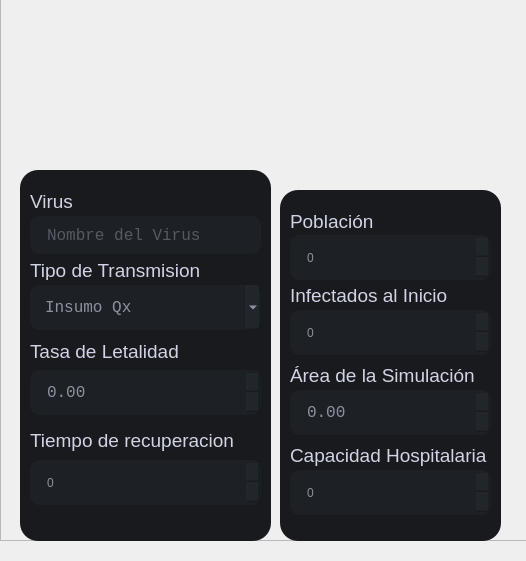
<?xml version="1.0" encoding="UTF-8"?>
<ui version="4.0">
 <class>Frame</class>
 <widget class="QFrame" name="Frame">
  <property name="geometry">
   <rect>
    <x>0</x>
    <y>0</y>
    <width>526</width>
    <height>561</height>
   </rect>
  </property>
  <property name="windowTitle">
   <string>Frame</string>
  </property>
  <widget class="QFrame" name="frame">
   <property name="geometry">
    <rect>
     <x>0</x>
     <y>-10</y>
     <width>541</width>
     <height>551</height>
    </rect>
   </property>
   <property name="frameShape">
    <enum>QFrame::Shape::StyledPanel</enum>
   </property>
   <property name="frameShadow">
    <enum>QFrame::Shadow::Raised</enum>
   </property>
   <widget class="QFrame" name="frame_6">
    <property name="geometry">
     <rect>
      <x>20</x>
      <y>180</y>
      <width>251</width>
      <height>371</height>
     </rect>
    </property>
    <property name="styleSheet">
     <string notr="true">background-color: rgb(24, 26, 30);
border: 0px;
border-radius: 18px;
</string>
    </property>
    <property name="frameShape">
     <enum>QFrame::Shape::StyledPanel</enum>
    </property>
    <property name="frameShadow">
     <enum>QFrame::Shadow::Raised</enum>
    </property>
    <widget class="QLabel" name="info_8">
     <property name="geometry">
      <rect>
       <x>10</x>
       <y>20</y>
       <width>165</width>
       <height>21</height>
      </rect>
     </property>
     <property name="sizePolicy">
      <sizepolicy hsizetype="Fixed" vsizetype="Fixed">
       <horstretch>0</horstretch>
       <verstretch>0</verstretch>
      </sizepolicy>
     </property>
     <property name="font">
      <font>
       <family>Arial</family>
       <pointsize>14</pointsize>
      </font>
     </property>
     <property name="styleSheet">
      <string notr="true">background: none;
border: 0px;
color: rgb(98, 126, 152);</string>
     </property>
     <property name="text">
      <string>&lt;html&gt;&lt;head/&gt;&lt;body&gt;&lt;p&gt;&lt;span style=&quot; color:#d0d4e4;&quot;&gt;Virus&lt;/span&gt;&lt;/p&gt;&lt;/body&gt;&lt;/html&gt;</string>
     </property>
    </widget>
    <widget class="QComboBox" name="cb_tipo_v">
     <property name="geometry">
      <rect>
       <x>10</x>
       <y>115</y>
       <width>231</width>
       <height>45</height>
      </rect>
     </property>
     <property name="sizePolicy">
      <sizepolicy hsizetype="Expanding" vsizetype="Expanding">
       <horstretch>100</horstretch>
       <verstretch>0</verstretch>
      </sizepolicy>
     </property>
     <property name="maximumSize">
      <size>
       <width>354</width>
       <height>45</height>
      </size>
     </property>
     <property name="font">
      <font>
       <family>Consolas</family>
       <pointsize>12</pointsize>
      </font>
     </property>
     <property name="styleSheet">
      <string notr="true">border-radius: 10px;
	background-color: rgba(43, 47, 54, 80);
	color: rgba(208, 212, 228,160);;
	padding: 1px;
	padding-left: 15px;
	padding-right: 5px;</string>
     </property>
     <item>
      <property name="text">
       <string>Insumo Qx</string>
      </property>
     </item>
     <item>
      <property name="text">
       <string>Insumo de Limpieza</string>
      </property>
     </item>
     <item>
      <property name="text">
       <string>Insumo de Mantenimiento</string>
      </property>
     </item>
    </widget>
    <widget class="QLineEdit" name="le_nombre_virus">
     <property name="geometry">
      <rect>
       <x>10</x>
       <y>46</y>
       <width>231</width>
       <height>38</height>
      </rect>
     </property>
     <property name="sizePolicy">
      <sizepolicy hsizetype="Expanding" vsizetype="Expanding">
       <horstretch>100</horstretch>
       <verstretch>0</verstretch>
      </sizepolicy>
     </property>
     <property name="maximumSize">
      <size>
       <width>354</width>
       <height>45</height>
      </size>
     </property>
     <property name="font">
      <font>
       <family>Consolas</family>
       <pointsize>12</pointsize>
      </font>
     </property>
     <property name="autoFillBackground">
      <bool>false</bool>
     </property>
     <property name="styleSheet">
      <string notr="true">QLineEdit{
	border-radius: 10px;
	background-color: rgba(43, 47, 54, 80);
	color: rgba(208, 212, 228,160);;
	padding: 1px;
	padding-left: 15px;
	padding-right: 5px;
}</string>
     </property>
     <property name="inputMask">
      <string/>
     </property>
     <property name="text">
      <string/>
     </property>
     <property name="placeholderText">
      <string>Nombre del Virus</string>
     </property>
     <property name="clearButtonEnabled">
      <bool>false</bool>
     </property>
    </widget>
    <widget class="QLabel" name="info_10">
     <property name="geometry">
      <rect>
       <x>10</x>
       <y>89</y>
       <width>191</width>
       <height>21</height>
      </rect>
     </property>
     <property name="sizePolicy">
      <sizepolicy hsizetype="Fixed" vsizetype="Fixed">
       <horstretch>0</horstretch>
       <verstretch>0</verstretch>
      </sizepolicy>
     </property>
     <property name="font">
      <font>
       <family>Arial</family>
       <pointsize>14</pointsize>
      </font>
     </property>
     <property name="styleSheet">
      <string notr="true">background: none;
border: 0px;
color: rgb(98, 126, 152);</string>
     </property>
     <property name="text">
      <string>&lt;html&gt;&lt;head/&gt;&lt;body&gt;&lt;p&gt;&lt;span style=&quot; color:#d0d4e4;&quot;&gt;Tipo de Transmision&lt;/span&gt;&lt;/p&gt;&lt;/body&gt;&lt;/html&gt;</string>
     </property>
    </widget>
    <widget class="QLabel" name="info_9">
     <property name="geometry">
      <rect>
       <x>10</x>
       <y>170</y>
       <width>165</width>
       <height>21</height>
      </rect>
     </property>
     <property name="sizePolicy">
      <sizepolicy hsizetype="Fixed" vsizetype="Fixed">
       <horstretch>0</horstretch>
       <verstretch>0</verstretch>
      </sizepolicy>
     </property>
     <property name="font">
      <font>
       <family>Arial</family>
       <pointsize>14</pointsize>
      </font>
     </property>
     <property name="styleSheet">
      <string notr="true">background: none;
border: 0px;
color: rgb(98, 126, 152);</string>
     </property>
     <property name="text">
      <string>&lt;html&gt;&lt;head/&gt;&lt;body&gt;&lt;p&gt;&lt;span style=&quot; color:#d0d4e4;&quot;&gt;Tasa de Letalidad&lt;/span&gt;&lt;/p&gt;&lt;/body&gt;&lt;/html&gt;</string>
     </property>
    </widget>
    <widget class="QDoubleSpinBox" name="dsb_letalidad">
     <property name="geometry">
      <rect>
       <x>10</x>
       <y>200</y>
       <width>231</width>
       <height>45</height>
      </rect>
     </property>
     <property name="font">
      <font>
       <family>Consolas</family>
       <pointsize>12</pointsize>
      </font>
     </property>
     <property name="styleSheet">
      <string notr="true">border-radius: 10px;
	background-color: rgba(43, 47, 54, 80);
	color: rgba(208, 212, 228,160);;
	padding: 1px;
	padding-left: 15px;
	padding-right: 5px;</string>
     </property>
    </widget>
    <widget class="QSpinBox" name="sb_recuperacion">
     <property name="geometry">
      <rect>
       <x>10</x>
       <y>290</y>
       <width>231</width>
       <height>45</height>
      </rect>
     </property>
     <property name="styleSheet">
      <string notr="true">border-radius: 10px;
	background-color: rgba(43, 47, 54, 80);
	color: rgba(208, 212, 228,160);;
	padding: 1px;
	padding-left: 15px;
	padding-right: 5px;</string>
     </property>
    </widget>
    <widget class="QLabel" name="info_11">
     <property name="geometry">
      <rect>
       <x>10</x>
       <y>260</y>
       <width>221</width>
       <height>21</height>
      </rect>
     </property>
     <property name="sizePolicy">
      <sizepolicy hsizetype="Fixed" vsizetype="Fixed">
       <horstretch>0</horstretch>
       <verstretch>0</verstretch>
      </sizepolicy>
     </property>
     <property name="font">
      <font>
       <family>Arial</family>
       <pointsize>14</pointsize>
      </font>
     </property>
     <property name="styleSheet">
      <string notr="true">background: none;
color: rgb(208, 212, 228);
border: 0px;</string>
     </property>
     <property name="text">
      <string>Tiempo de recuperacion</string>
     </property>
    </widget>
   </widget>
   <widget class="QFrame" name="frame_7">
    <property name="geometry">
     <rect>
      <x>280</x>
      <y>200</y>
      <width>221</width>
      <height>351</height>
     </rect>
    </property>
    <property name="styleSheet">
     <string notr="true">background-color: rgb(24, 26, 30);
border: 0px;
border-radius: 18px;
</string>
    </property>
    <property name="frameShape">
     <enum>QFrame::Shape::StyledPanel</enum>
    </property>
    <property name="frameShadow">
     <enum>QFrame::Shadow::Raised</enum>
    </property>
    <widget class="QLabel" name="info_12">
     <property name="geometry">
      <rect>
       <x>10</x>
       <y>20</y>
       <width>91</width>
       <height>21</height>
      </rect>
     </property>
     <property name="sizePolicy">
      <sizepolicy hsizetype="Fixed" vsizetype="Fixed">
       <horstretch>0</horstretch>
       <verstretch>0</verstretch>
      </sizepolicy>
     </property>
     <property name="font">
      <font>
       <family>Arial</family>
       <pointsize>14</pointsize>
      </font>
     </property>
     <property name="styleSheet">
      <string notr="true">background: none;
border: 0px;
color: rgb(98, 126, 152);</string>
     </property>
     <property name="text">
      <string>&lt;html&gt;&lt;head/&gt;&lt;body&gt;&lt;p&gt;&lt;span style=&quot; color:#d0d4e4;&quot;&gt;Población&lt;/span&gt;&lt;/p&gt;&lt;/body&gt;&lt;/html&gt;</string>
     </property>
    </widget>
    <widget class="QSpinBox" name="sb_poblacion">
     <property name="geometry">
      <rect>
       <x>10</x>
       <y>45</y>
       <width>201</width>
       <height>45</height>
      </rect>
     </property>
     <property name="styleSheet">
      <string notr="true">border-radius: 10px;
	background-color: rgba(43, 47, 54, 80);
	color: rgba(208, 212, 228,160);;
	padding: 1px;
	padding-left: 15px;
	padding-right: 5px;</string>
     </property>
    </widget>
    <widget class="QLabel" name="info_13">
     <property name="geometry">
      <rect>
       <x>10</x>
       <y>95</y>
       <width>221</width>
       <height>21</height>
      </rect>
     </property>
     <property name="sizePolicy">
      <sizepolicy hsizetype="Fixed" vsizetype="Fixed">
       <horstretch>0</horstretch>
       <verstretch>0</verstretch>
      </sizepolicy>
     </property>
     <property name="font">
      <font>
       <family>Arial</family>
       <pointsize>14</pointsize>
      </font>
     </property>
     <property name="styleSheet">
      <string notr="true">background: none;
color: rgb(208, 212, 228);
border: 0px;</string>
     </property>
     <property name="text">
      <string>Infectados al Inicio</string>
     </property>
    </widget>
    <widget class="QSpinBox" name="sb_infectados">
     <property name="geometry">
      <rect>
       <x>10</x>
       <y>120</y>
       <width>201</width>
       <height>45</height>
      </rect>
     </property>
     <property name="styleSheet">
      <string notr="true">border-radius: 10px;
	background-color: rgba(43, 47, 54, 80);
	color: rgba(208, 212, 228,160);;
	padding: 1px;
	padding-left: 15px;
	padding-right: 5px;</string>
     </property>
    </widget>
    <widget class="QLabel" name="info_14">
     <property name="geometry">
      <rect>
       <x>10</x>
       <y>175</y>
       <width>221</width>
       <height>21</height>
      </rect>
     </property>
     <property name="sizePolicy">
      <sizepolicy hsizetype="Fixed" vsizetype="Fixed">
       <horstretch>0</horstretch>
       <verstretch>0</verstretch>
      </sizepolicy>
     </property>
     <property name="font">
      <font>
       <family>Arial</family>
       <pointsize>14</pointsize>
      </font>
     </property>
     <property name="styleSheet">
      <string notr="true">background: none;
border: 0px;
color: rgb(208, 212, 228);</string>
     </property>
     <property name="text">
      <string>Área de la Simulación</string>
     </property>
    </widget>
    <widget class="QLabel" name="info_15">
     <property name="geometry">
      <rect>
       <x>10</x>
       <y>255</y>
       <width>221</width>
       <height>21</height>
      </rect>
     </property>
     <property name="sizePolicy">
      <sizepolicy hsizetype="Fixed" vsizetype="Fixed">
       <horstretch>0</horstretch>
       <verstretch>0</verstretch>
      </sizepolicy>
     </property>
     <property name="font">
      <font>
       <family>Arial</family>
       <pointsize>14</pointsize>
      </font>
     </property>
     <property name="styleSheet">
      <string notr="true">background: none;
border: 0px;
color: rgb(208, 212, 228);
</string>
     </property>
     <property name="text">
      <string>Capacidad Hospitalaria</string>
     </property>
    </widget>
    <widget class="QSpinBox" name="sb_capacidadH">
     <property name="geometry">
      <rect>
       <x>10</x>
       <y>280</y>
       <width>201</width>
       <height>45</height>
      </rect>
     </property>
     <property name="styleSheet">
      <string notr="true">border-radius: 10px;
	background-color: rgba(43, 47, 54, 80);
	color: rgba(208, 212, 228,160);;
	padding: 1px;
	padding-left: 15px;
	padding-right: 5px;</string>
     </property>
    </widget>
    <widget class="QDoubleSpinBox" name="dsb_area">
     <property name="geometry">
      <rect>
       <x>10</x>
       <y>200</y>
       <width>201</width>
       <height>45</height>
      </rect>
     </property>
     <property name="font">
      <font>
       <family>Consolas</family>
       <pointsize>12</pointsize>
      </font>
     </property>
     <property name="styleSheet">
      <string notr="true">border-radius: 10px;
	background-color: rgba(43, 47, 54, 80);
	color: rgba(208, 212, 228,160);;
	padding: 1px;
	padding-left: 15px;
	padding-right: 5px;</string>
     </property>
    </widget>
   </widget>
  </widget>
 </widget>
 <resources/>
 <connections/>
</ui>
